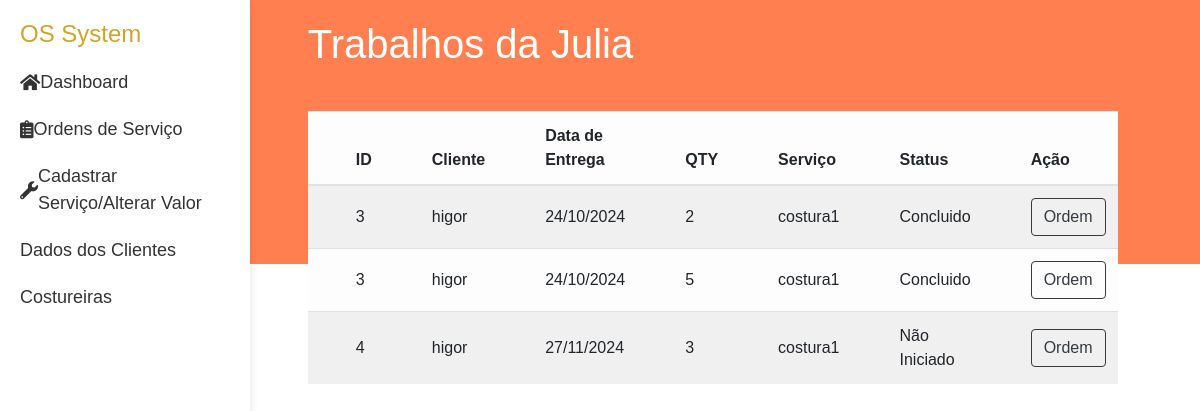
Page /costureiras/trabalhos/1/Julia/ on the committed database.
### costureiras/models.py (models this page shows)
class Costureira(models.Model):
    nome = models.CharField(max_length=100)
    def __str__(self) :
        return self.nome

### ordens/models.py (models this page shows, shortened)
class OrdemItem(models.Model):
    ordem = models.ForeignKey(Ordem, related_name='itens', on_delete=models.CASCADE)
    servico = models.ForeignKey(servicos, on_delete=models.CASCADE)
    costureira = models.ForeignKey(Costureira, on_delete=models.CASCADE)
    quantidade = models.PositiveIntegerField()
    descricao = models.TextField(blank=True, null=True)  # Comentário opcional

class Ordem(models.Model):
    cliente = models.ForeignKey(Cliente, related_name='ordens', on_delete=models.CASCADE)
    data_pedido = models.DateTimeField(auto_now_add=True)
    data_entrega = models.DateField(verbose_name='Data de entrega')
    status = models.IntegerField(choices=STATUS, default=0)

### cliente/models.py (models this page shows)
class Cliente(models.Model):
    nome = models.CharField(max_length=100)
    cpf = CPFField(masked=True,blank=True, null=True, verbose_name='CPF')
    endereco = models.CharField(max_length=100,blank=True, null=True)
    num =  models.IntegerField(blank=True, null=True)
    cidade = models.CharField(max_length=20,blank=True, null=True)
    estado = models.CharField(max_length=30,blank=True, null=True)
    telefone = models.CharField(max_length=15,blank=True, null=True)
    def __str__(self):
        return self.nome

### servicos/models.py (models this page shows)
class servicos(models.Model):
    nome = models.CharField(max_length=50)
    valor = models.DecimalField(max_digits=10, decimal_places=2)
    def __str__(self):
        return self.nome

### costureiras/views.py (the view)
# urls.py: path('trabalhos/<int:id>/<str:nome>/', views.trabalhos, name= 'trabalhos'),
def trabalhos(request,id,nome):
    costureira = get_object_or_404(models.Costureira, pk=id)
    itens = OrdemItem.objects.filter(costureira=costureira)
    return render(request, 'costureiras/trabalhos.html',{
        'servicos':itens,
        'costureira':costureira,
        })

### costureiras/templates/costureiras/trabalhos.html (shortened to what this page needs)
{% extends "layout.html" %}
{% block content %}
    <h1>Trabalhos da {{costureira}} </h1>
    {% if servicos%}
        <table class='tabela-cliente-ordem table table-striped table-light'>
            <thead>
                <tr>
                    <th>ID</th>
                    <th>Cliente</th>
                    <th>Data de Entrega</th>
                    <th>QTY</th>
                    <th>Serviço</th>
                    <th>Status</th>
                    <th>Ação</th>
                </tr>
            </thead>
            <tbody>
                {% for serv in servicos %}
                <tr>
                    <td>{{serv.ordem.id}} </td>
                    <td>{{serv.ordem.cliente}} </td>
                    <td>{{serv.ordem.data_entrega|date:"d/m/Y"}} </td>
                    <td>{{serv.quantidade}} </td>
                    <td>{{serv.servico}} </td>
                    <td>{{serv.ordem.get_status_display}} </td>
                    <td> <a class='btn btn-outline-dark' href="{% url "ordens:edit_order" serv.ordem.id %}">Ordem</a> </td>
                </tr>
                {% endfor %}
            </tbody>
        </table>
    {% endif %}
{% endblock %}

### static/css/styles.css (style rules this page uses)
body { font-family: Arial, sans-serif; margin: 0; padding: 0; display: flex; background: linear-gradient(to bottom, #ff7f50 33%, #fff 33%); min-height: 100vh; }
h1 { color: #fff; }

### rows in the picture
Costureira: nome "Julia"
OrdemItem: ordem.id "3", ordem.cliente "higor", ordem.data_entrega "24/10/2024", quantidade "2", servico "costura1", ordem.status "Concluido"
OrdemItem: ordem.id "3", ordem.cliente "higor", ordem.data_entrega "24/10/2024", quantidade "5", servico "costura1", ordem.status "Concluido"
OrdemItem: ordem.id "4", ordem.cliente "higor", ordem.data_entrega "27/11/2024", quantidade "3", servico "costura1", ordem.status "Não Iniciado"
